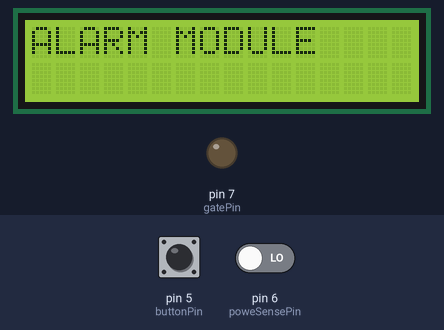
Simulated run of this sketch. Board: Arduino Uno, built with avr-gcc and run on an emulated ATmega328P. Shown: 16×2 character LCD, output pins drawn as LEDs (lit = HIGH). Inputs (shaded band) come from the test bench; at power-on: pin 6 (poweSensePin) LOW, pin 5 (buttonPin) HIGH. What the sketch prints to the serial monitor is not drawn.

Above: at 0.1 s.
At 6.2 s:
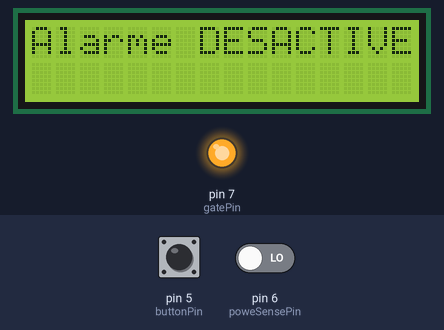
6.3 s: pin 6 (poweSensePin) driven HIGH
At 6.9 s:
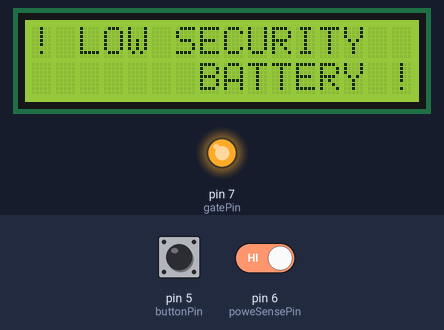
11.1 s: pin 6 (poweSensePin) driven LOW
Timing chart, 0 to 14.1 s (numbered marks = the images above; inputs shaded):
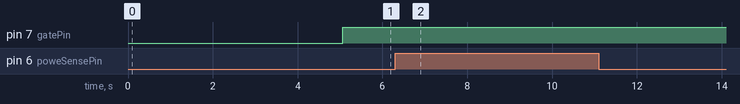

The sketch:

alarm.ino
```cpp
/*
 Alarm code
 T. Pirson
*/

// include the library code:
#include <LiquidCrystal.h>

// initialize the library by associating any needed LCD interface pin
// with the arduino pin number it is connected to
const int rs = 13, en = 12, d4 = 11, d5 = 10, d6 = 9, d7 = 8;
const int gatePin = 7;
const int buttonPin = 5;
const int poweSensePin = 6;

int val = 0;
float ANALOG_RANGE = 1023.0;
int counter = 0;
int buttonState = 0;
LiquidCrystal lcd(rs, en, d4, d5, d6, d7);

void setup() {
  Serial.begin(9600);
  Serial.println("Hello, world!");
  // set up the LCD's number of columns and rows:
  lcd.begin(16, 2);

  // initialize the pushbutton pin as an input:
  pinMode(buttonPin, INPUT_PULLUP);

  pinMode(poweSensePin, INPUT);

  // Print a message to the LCD.
  lcd.print("ALARM MODULE");
  delay(5000);
}

void loop() {
  // set the cursor to column 0, line 1
  // (note: line 1 is the second row, since counting begins with 0):
  lcd.clear();
  lcd.print("Alarme DESACTIVEE");
  analogWrite(gatePin, 255);
  delay(500);
  lcd.clear();


  int low_battery_flag = digitalRead(poweSensePin) == HIGH;
  Serial.println(low_battery_flag);

  if (low_battery_flag){
    lcd.clear();
    lcd.print("! LOW SECURITY");
    lcd.setCursor(7, 1);
    lcd.print("BATTERY !");
    delay(500);
  }

  if (counter == 15) {
    lcd.clear();
    lcd.setCursor(0, 0);
    lcd.print("Alarme ACTIVEE");
    analogWrite(gatePin, 0);
    lcd.setCursor(0, 1);
    lcd.print("Press *button*");
    buttonState = digitalRead(buttonPin);
    while (buttonState != HIGH) {
      delay(100);
      buttonState = digitalRead(buttonPin);
    }
    counter = 0;
  }
  counter++;
}
```

Measured:
- after the input at 6.3 s, the display: changes after 0.29 s (image 2)
- what the display in image 2 shows lasts 0.5 s, from 6.6 s to 7.1 s
